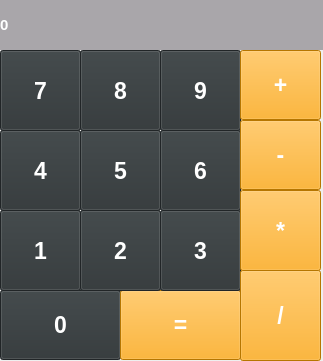
<?xml version="1.0" encoding="UTF-8"?>
<ui version="4.0">
 <class>Widget</class>
 <widget class="QWidget" name="Widget">
  <property name="geometry">
   <rect>
    <x>0</x>
    <y>0</y>
    <width>323</width>
    <height>361</height>
   </rect>
  </property>
  <property name="font">
   <font>
    <pointsize>15</pointsize>
    <italic>false</italic>
    <bold>true</bold>
    <underline>false</underline>
    <strikeout>false</strikeout>
   </font>
  </property>
  <property name="windowTitle">
   <string>Calculator for you John</string>
  </property>
  <widget class="QLabel" name="label_result">
   <property name="geometry">
    <rect>
     <x>0</x>
     <y>0</y>
     <width>511</width>
     <height>50</height>
    </rect>
   </property>
   <property name="font">
    <font>
     <pointsize>11</pointsize>
     <italic>false</italic>
     <bold>true</bold>
     <underline>false</underline>
     <strikeout>false</strikeout>
    </font>
   </property>
   <property name="styleSheet">
    <string notr="true">background-color: rgb(169,166,170);
color: rgb(255, 255, 255);</string>
   </property>
   <property name="text">
    <string>0</string>
   </property>
   <property name="textFormat">
    <enum>Qt::AutoText</enum>
   </property>
   <property name="margin">
    <number>10</number>
   </property>
  </widget>
  <widget class="QPushButton" name="btn_zero">
   <property name="geometry">
    <rect>
     <x>0</x>
     <y>290</y>
     <width>121</width>
     <height>70</height>
    </rect>
   </property>
   <property name="font">
    <font>
     <pointsize>17</pointsize>
     <italic>false</italic>
     <bold>true</bold>
     <underline>false</underline>
     <strikeout>false</strikeout>
    </font>
   </property>
   <property name="styleSheet">
    <string notr="true">background-color: rgb(46, 52, 54);
color: rgb(255, 255, 255);</string>
   </property>
   <property name="text">
    <string>0</string>
   </property>
  </widget>
  <widget class="QPushButton" name="btn_equal">
   <property name="geometry">
    <rect>
     <x>120</x>
     <y>290</y>
     <width>121</width>
     <height>70</height>
    </rect>
   </property>
   <property name="font">
    <font>
     <pointsize>17</pointsize>
     <italic>false</italic>
     <bold>true</bold>
     <underline>false</underline>
     <strikeout>false</strikeout>
    </font>
   </property>
   <property name="styleSheet">
    <string notr="true">background-color: rgb(255,165,0);
color: rgb(255, 255, 255);</string>
   </property>
   <property name="text">
    <string>=</string>
   </property>
  </widget>
  <widget class="QPushButton" name="btn_1">
   <property name="geometry">
    <rect>
     <x>0</x>
     <y>210</y>
     <width>81</width>
     <height>81</height>
    </rect>
   </property>
   <property name="font">
    <font>
     <pointsize>17</pointsize>
     <italic>false</italic>
     <bold>true</bold>
     <underline>false</underline>
     <strikeout>false</strikeout>
    </font>
   </property>
   <property name="styleSheet">
    <string notr="true">background-color: rgb(46, 52, 54);
color: rgb(255, 255, 255);</string>
   </property>
   <property name="text">
    <string>1</string>
   </property>
  </widget>
  <widget class="QPushButton" name="btn_4">
   <property name="geometry">
    <rect>
     <x>0</x>
     <y>130</y>
     <width>81</width>
     <height>81</height>
    </rect>
   </property>
   <property name="font">
    <font>
     <pointsize>17</pointsize>
     <italic>false</italic>
     <bold>true</bold>
     <underline>false</underline>
     <strikeout>false</strikeout>
    </font>
   </property>
   <property name="styleSheet">
    <string notr="true">background-color: rgb(46, 52, 54);
color: rgb(255, 255, 255);</string>
   </property>
   <property name="text">
    <string>4</string>
   </property>
  </widget>
  <widget class="QPushButton" name="btn_7">
   <property name="geometry">
    <rect>
     <x>0</x>
     <y>50</y>
     <width>81</width>
     <height>81</height>
    </rect>
   </property>
   <property name="font">
    <font>
     <pointsize>17</pointsize>
     <italic>false</italic>
     <bold>true</bold>
     <underline>false</underline>
     <strikeout>false</strikeout>
    </font>
   </property>
   <property name="styleSheet">
    <string notr="true">background-color: rgb(46, 52, 54);
color: rgb(255, 255, 255);</string>
   </property>
   <property name="text">
    <string>7</string>
   </property>
  </widget>
  <widget class="QPushButton" name="btn_8">
   <property name="geometry">
    <rect>
     <x>80</x>
     <y>50</y>
     <width>81</width>
     <height>81</height>
    </rect>
   </property>
   <property name="font">
    <font>
     <pointsize>17</pointsize>
     <italic>false</italic>
     <bold>true</bold>
     <underline>false</underline>
     <strikeout>false</strikeout>
    </font>
   </property>
   <property name="styleSheet">
    <string notr="true">background-color: rgb(46, 52, 54);
color: rgb(255, 255, 255);</string>
   </property>
   <property name="text">
    <string>8</string>
   </property>
  </widget>
  <widget class="QPushButton" name="btn_5">
   <property name="geometry">
    <rect>
     <x>80</x>
     <y>130</y>
     <width>81</width>
     <height>81</height>
    </rect>
   </property>
   <property name="font">
    <font>
     <pointsize>17</pointsize>
     <italic>false</italic>
     <bold>true</bold>
     <underline>false</underline>
     <strikeout>false</strikeout>
    </font>
   </property>
   <property name="styleSheet">
    <string notr="true">background-color: rgb(46, 52, 54);
color: rgb(255, 255, 255);</string>
   </property>
   <property name="text">
    <string>5</string>
   </property>
  </widget>
  <widget class="QPushButton" name="btn_2">
   <property name="geometry">
    <rect>
     <x>80</x>
     <y>210</y>
     <width>81</width>
     <height>81</height>
    </rect>
   </property>
   <property name="font">
    <font>
     <pointsize>17</pointsize>
     <italic>false</italic>
     <bold>true</bold>
     <underline>false</underline>
     <strikeout>false</strikeout>
    </font>
   </property>
   <property name="styleSheet">
    <string notr="true">background-color: rgb(46, 52, 54);
color: rgb(255, 255, 255);</string>
   </property>
   <property name="text">
    <string>2</string>
   </property>
  </widget>
  <widget class="QPushButton" name="btn_9">
   <property name="geometry">
    <rect>
     <x>160</x>
     <y>50</y>
     <width>81</width>
     <height>81</height>
    </rect>
   </property>
   <property name="font">
    <font>
     <pointsize>17</pointsize>
     <italic>false</italic>
     <bold>true</bold>
     <underline>false</underline>
     <strikeout>false</strikeout>
    </font>
   </property>
   <property name="styleSheet">
    <string notr="true">background-color: rgb(46, 52, 54);
color: rgb(255, 255, 255);</string>
   </property>
   <property name="text">
    <string>9</string>
   </property>
  </widget>
  <widget class="QPushButton" name="btn_6">
   <property name="geometry">
    <rect>
     <x>160</x>
     <y>130</y>
     <width>81</width>
     <height>81</height>
    </rect>
   </property>
   <property name="font">
    <font>
     <pointsize>17</pointsize>
     <italic>false</italic>
     <bold>true</bold>
     <underline>false</underline>
     <strikeout>false</strikeout>
    </font>
   </property>
   <property name="styleSheet">
    <string notr="true">background-color: rgb(46, 52, 54);
color: rgb(255, 255, 255);</string>
   </property>
   <property name="text">
    <string>6</string>
   </property>
  </widget>
  <widget class="QPushButton" name="btn_3">
   <property name="geometry">
    <rect>
     <x>160</x>
     <y>210</y>
     <width>81</width>
     <height>81</height>
    </rect>
   </property>
   <property name="font">
    <font>
     <pointsize>17</pointsize>
     <italic>false</italic>
     <bold>true</bold>
     <underline>false</underline>
     <strikeout>false</strikeout>
    </font>
   </property>
   <property name="styleSheet">
    <string notr="true">background-color: rgb(46, 52, 54);
color: rgb(255, 255, 255);</string>
   </property>
   <property name="text">
    <string>3</string>
   </property>
  </widget>
  <widget class="QPushButton" name="btn_plus">
   <property name="geometry">
    <rect>
     <x>240</x>
     <y>50</y>
     <width>81</width>
     <height>70</height>
    </rect>
   </property>
   <property name="font">
    <font>
     <pointsize>17</pointsize>
     <italic>false</italic>
     <bold>true</bold>
     <underline>false</underline>
     <strikeout>false</strikeout>
    </font>
   </property>
   <property name="styleSheet">
    <string notr="true">background-color: rgb(255,165,0);
color: rgb(255, 255, 255);</string>
   </property>
   <property name="text">
    <string>+</string>
   </property>
  </widget>
  <widget class="QPushButton" name="btn_minus">
   <property name="geometry">
    <rect>
     <x>240</x>
     <y>120</y>
     <width>81</width>
     <height>70</height>
    </rect>
   </property>
   <property name="font">
    <font>
     <pointsize>17</pointsize>
     <italic>false</italic>
     <bold>true</bold>
     <underline>false</underline>
     <strikeout>false</strikeout>
    </font>
   </property>
   <property name="styleSheet">
    <string notr="true">background-color: rgb(255,165,0);
color: rgb(255, 255, 255);</string>
   </property>
   <property name="text">
    <string>-</string>
   </property>
  </widget>
  <widget class="QPushButton" name="btn_mul">
   <property name="geometry">
    <rect>
     <x>240</x>
     <y>190</y>
     <width>81</width>
     <height>81</height>
    </rect>
   </property>
   <property name="font">
    <font>
     <pointsize>17</pointsize>
     <italic>false</italic>
     <bold>true</bold>
     <underline>false</underline>
     <strikeout>false</strikeout>
    </font>
   </property>
   <property name="styleSheet">
    <string notr="true">background-color: rgb(255,165,0);
color: rgb(255, 255, 255);</string>
   </property>
   <property name="text">
    <string>*</string>
   </property>
  </widget>
  <widget class="QPushButton" name="btn_div">
   <property name="geometry">
    <rect>
     <x>240</x>
     <y>270</y>
     <width>81</width>
     <height>91</height>
    </rect>
   </property>
   <property name="font">
    <font>
     <pointsize>17</pointsize>
     <italic>false</italic>
     <bold>true</bold>
     <underline>false</underline>
     <strikeout>false</strikeout>
    </font>
   </property>
   <property name="styleSheet">
    <string notr="true">background-color: rgb(255,165,0);
color: rgb(255, 255, 255);</string>
   </property>
   <property name="text">
    <string>/</string>
   </property>
  </widget>
 </widget>
 <resources/>
 <connections/>
</ui>
